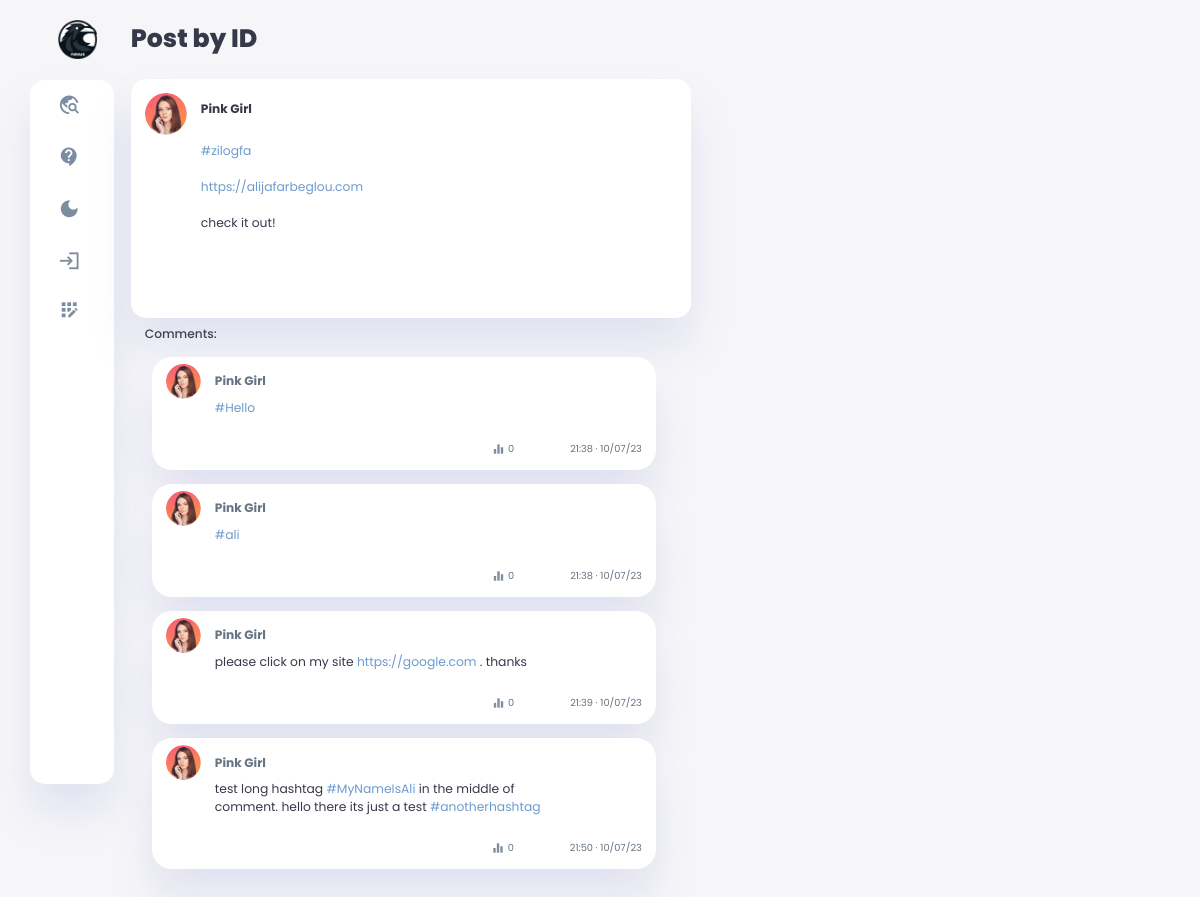
The page /showpost/8 on the database as committed earlier.
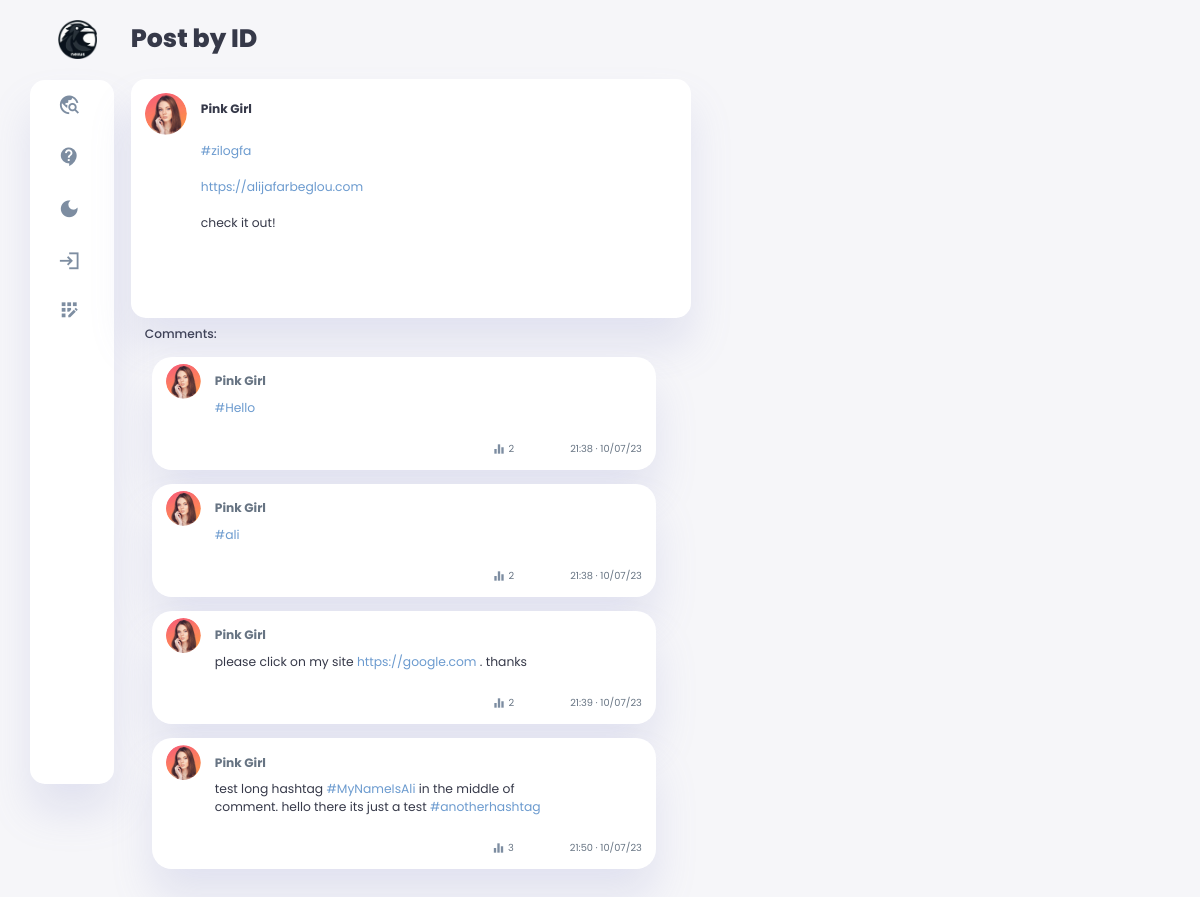
The same page on the database as committed later.
### main.py (models this page shows, shortened)
    class Comment(db.Model):  # user.comments.all()
        __tablename__ = 'comments'
        id = db.Column(db.Integer, primary_key=True)
        content = db.Column(db.String(255), nullable=False)
        timestamp = db.Column(db.DateTime, nullable=False,
                              default=datetime.utcnow)
        comment_impressions = db.Column(db.Integer, default=0)
        user_id = db.Column(db.Integer, db.ForeignKey(
            'user.id'), nullable=False)
        post_id = db.Column(db.Integer, db.ForeignKey(
            'post.id'), nullable=False)
        user = db.relationship('User', back_populates='comments')
        post = db.relationship('Post', back_populates='comments')

    class User(db.Model, UserMixin):
        __tablename__ = 'user'
        id = db.Column(db.Integer, primary_key=True)
        username = db.Column(db.String(40), nullable=False, unique=False)
        email = db.Column(db.String(80), nullable=False, unique=True)
        password = db.Column(db.String(100), nullable=False)
        profile_picture = db.Column(db.String(80))
        header_picture = db.Column(db.String(80))
        bio = db.Column(db.Text, nullable=True)
        phone_number = db.Column(db.String(20), nullable=True)
        location = db.Column(db.String(30), nullable=True)
        birthday = db.Column(db.DateTime, nullable=True)
        bio_url = db.Column(db.String(255), nullable=True)
        profile_impressions = db.Column(db.Integer, default=0)
        created_at = db.Column(db.DateTime, default=datetime.utcnow)
        updated_at = db.Column(
            db.DateTime, default=datetime.utcnow, onupdate=datetime.utcnow)
        is_blocked = db.Column(db.Boolean, default=False)
        is_private = db.Column(db.Boolean, default=False)
        dark_theme = db.Column(db.Boolean, default=False)
        posts = relationship('Post', back_populates='user')
        comments = db.relationship('Comment', back_populates='user')
        liked_posts = db.relationship(
            'Post', secondary=likes, backref='likers')
        followed = db.relationship('User', secondary=followers,
                                   primaryjoin=(followers.c.follower_id == id),
                                   secondaryjoin=(
                                       followers.c.followed_id == id),
                                   backref=db.backref('followers', lazy='dynamic'), lazy='dynamic')

### main.py (the view, shortened to what this page needs)
    @app.route('/showpost/<int:post_id>', methods=['GET', 'POST'])
    def show_post(post_id):
        requested_post = Post.query.get(post_id)
        form = CommentForm()
        if requested_post:
            comments = requested_post.comments
            requested_post.body = process_post_body(requested_post.body)
            if comments:
                for comment in comments:
                    comment.content = process_post_body(comment.content)
            return render_template('showpost.html', form=form, post=requested_post, comments=comments, current_user=current_user, logged_in=current_user.is_authenticated)
        else:
            print(f'Post not found. {post_id}')
            return redirect(url_for('home_page'))

### main.py (called while the page is built)
@app.before_request
def before_request():
    g.csrf_token = generate_csrf()  # from flask import g

def process_post_body(body):
    body = re.sub(
        r'(http[s]?://(?:[a-zA-Z]|[0-9]|[$-_@.&+]|[!*\\(\\),]|(?:%[0-9a-fA-F][0-9a-fA-F]))+)',
        r'<a href="\1" target="_blank" class="url-link">\1</a>', body
    )
    body = re.sub(
        r'#(\w+)', r'<a href="/search?query=\1" class="hashtag-link">#\1</a>', body)
    return body

### templates/showpost.html (shortened to what this page needs)
{% extends 'base.html' %}
{% block content %}
<h1>Post by ID</h1>
<div class="user-post" data-post-id="{{ post.id }}">
  <div class="content">
    <div class="title">
        {% if post.user.profile_picture %}
        <img src="{{ url_for('static', filename='profile_pictures/' + post.user.profile_picture) }}">
        {% else %}
        <img src="{{ url_for('static', filename='images/blank-profile-pic.png') }}">
        {% endif %}
        <a href="{{ url_for('user_profile', user_id=post.user.id) }}">
          <h3>{{ post.user.username }}</h3>
        </a>
    </div>
    <div class="post-body">
      <p class="p-body">{{ post.body|replace('\n', '<br>')|safe }}</p>
    </div>
  </div>
</div>
  {% if comments %}
  <h3 class="comment-h3">Comments:</h3>
  {% for comment in comments %}
  <div class="comment-sec" data-comment-id="{{ comment.id }}">
      <div class="title">
        <div>
          {% if comment.user.profile_picture %}
          <img src="{{ url_for('static', filename='profile_pictures/' + comment.user.profile_picture) }}">
          {% else %}
          <img src="{{ url_for('static', filename='images/blank-profile-pic.png') }}">
          {% endif %}
        </div>
        <div class="title-body">
          <a href="{{ url_for('user_profile', user_id=comment.user.id) }}">
            <h3>{{ comment.user.username }}</h3>
          </a>
        </div>
      </div>
      <div class="comment-body">
        <p>{{ comment.content | safe }}</p>
      </div>
      <div class="comment-detail">
        <a href="#">
          <span class="material-icons-sharp">
          </span>
          <p class="comment-impression-count">&nbsp;{{ comment.comment_impressions }}</p>
        </a>
        <a href="#">
          <p>{{ comment.timestamp.strftime('%H:%M · %D') }} </p>
        </a>
      </div>
  </div>
  {% endfor %}
  {% else %}
      <h3 class="comment-h3">No comments!</h3>
  {% endif %}
{% endblock %}

Rows that differ between the two databases and show on the page:
changed Comment "#Hello": comment_impressions "0" → "2"
changed Comment "#ali": comment_impressions "0" → "2"
changed Comment "please click on my site https://google.com . thanks": comment_impressions "0" → "2"
changed Comment (number 4 of 4 on the later page): comment_impressions "0" → "3"
